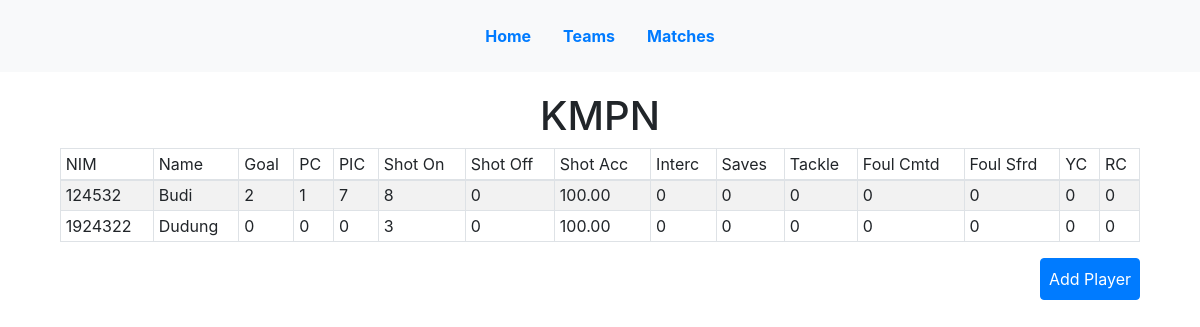
The page /teams/10/ on the database as committed earlier.
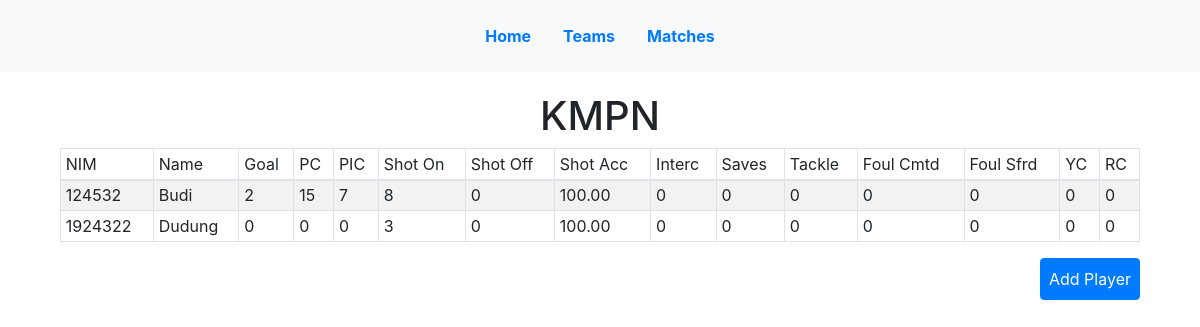
The same page on the database as committed later.
### stats/models.py (models this page shows, shortened)
class Player(models.Model):
    class Meta:
        ordering = ['NIM',]
    NIM = models.IntegerField(primary_key=True)
    name = models.CharField(max_length=100)
    player_photo = models.ImageField(upload_to ='uploads/player/photo', null=True, blank=True)
    ktm_photo = models.ImageField(upload_to ='uploads/player/ktm', null=True, blank=True)
    team = models.ForeignKey(Team, related_name="team", on_delete=models.CASCADE, null=True)
    goal = models.IntegerField(default=0)
    pass_complete = models.IntegerField(default=0)
    pass_incomplete = models.IntegerField(default=0)
    shot_on_target = models.IntegerField(default=0)
    shot_off_target = models.IntegerField(default=0)
    shot_percentage = models.DecimalField(max_digits = 5, decimal_places = 2, default=0)
    intercept = models.IntegerField(default=0)
    saves = models.IntegerField(default=0)
    tackle = models.IntegerField(default=0)
    fouls_committed = models.IntegerField(default=0)
    fouls_suffered = models.IntegerField(default=0)
    yellow_card = models.IntegerField(default=0)
    red_card = models.IntegerField(default=0)

### stats/views.py (the view)
# urls.py: path('teams/<int:pk>/',views.TeamDetailView.as_view(), name = 'team_detail'),
class TeamDetailView(DetailView):
    form_class = PlayerForm
    model = Team
    context_object_name = 'team'
    template_name = 'team_detail.html'
    def get_context_data(self, **kwargs):
        context = super().get_context_data(**kwargs)
        context['player_list'] = Player.objects.filter(team = self.object)
        context['form'] = PlayerForm
        return context

### stats/models.py (called while the page is built)
    def __str__(self):
        return self.name

### templates/team_detail.html (shortened to what this page needs)
{% extends 'base.html' %}
{% block content %}
<div class="team_detail">
  <h1 class="text-center"> {{ team.name }}</h1>
  <table class="player_list table table-striped table-bordered table-sm">
    <thead class="thead-dark">
      <tr>
        <td>NIM</td>
        <td>Name</td>
        <td>Goal</td>
        <td>PC</td>
        <td>PIC</td>
        <td>Shot On</td>
        <td>Shot Off</td>
        <td>Shot Acc</td>
        <td>Interc</td>
        <td>Saves</td>
        <td>Tackle</td>
        <td>Foul Cmtd</td>
        <td>Foul Sfrd</td>
        <td>YC</td>
        <td>RC</td>
      </tr>
    </thead>
    <tbody>
      {% for player in player_list %}
      <tr>
        <td>{{player.NIM}}</td>
        <td>{{player.name}}</td>
        <td>{{player.goal}}</td>
        <td>{{player.pass_complete}}</td>
        <td>{{player.pass_incomplete}}</td>
        <td>{{player.shot_on_target}}</td>
        <td>{{player.shot_off_target}}</td>
        <td>{{player.shot_percentage}}</td>
        <td>{{player.intercept}}</td>
        <td>{{player.saves}}</td>
        <td>{{player.tackle}}</td>
        <td>{{player.fouls_committed}}</td>
        <td>{{player.fouls_suffered}}</td>
        <td>{{player.yellow_card}}</td>
        <td>{{player.red_card}}</td>
      </tr>
      {% endfor %}
    </tbody>
  </table>
<button class="btn btn-primary float-right p-2" id="add_player">Add Player</button>
</div>
{% endblock content %}

Rows that differ between the two databases and show on the page:
changed Player "Budi": pass_complete "1" → "15"
